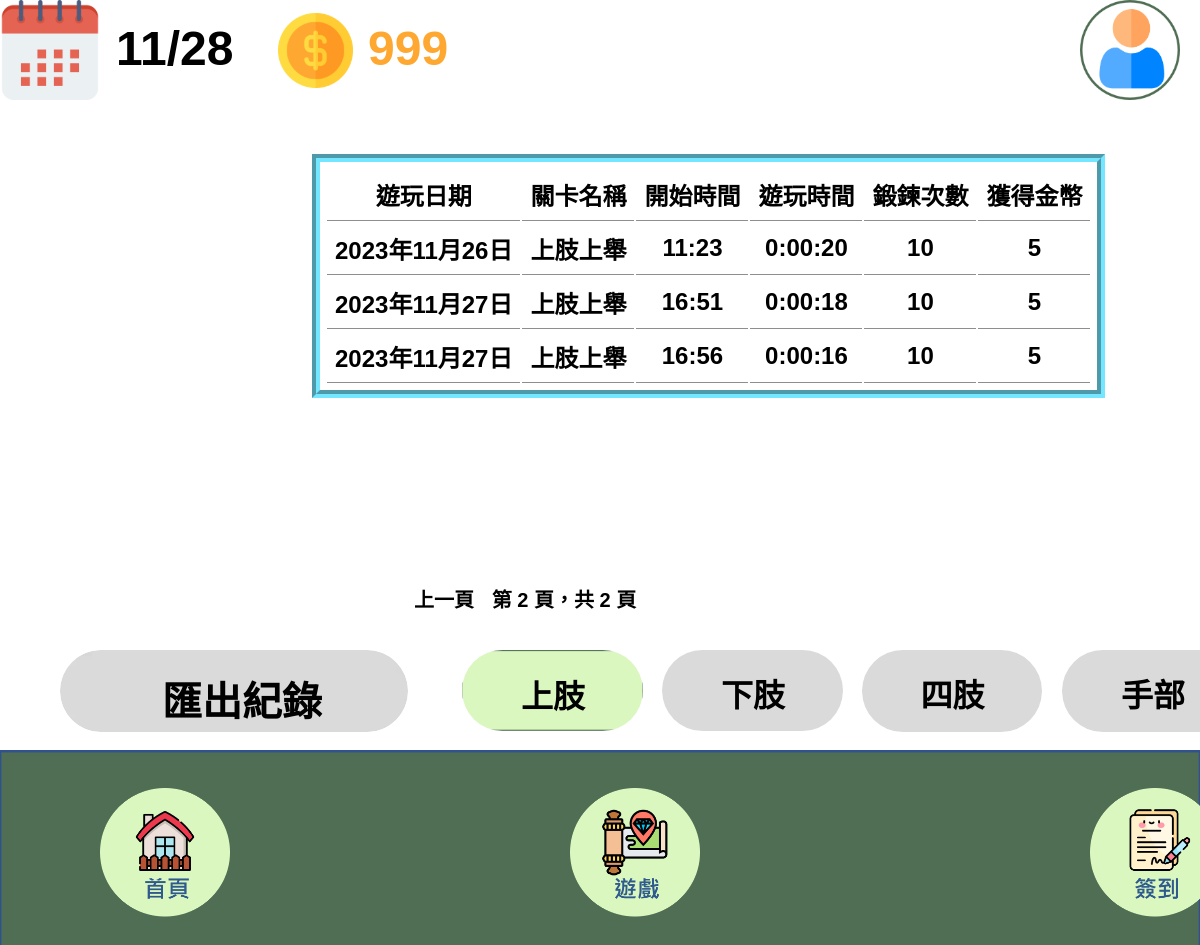
The app's page /紀錄上肢?page=2 (signed in), older data.
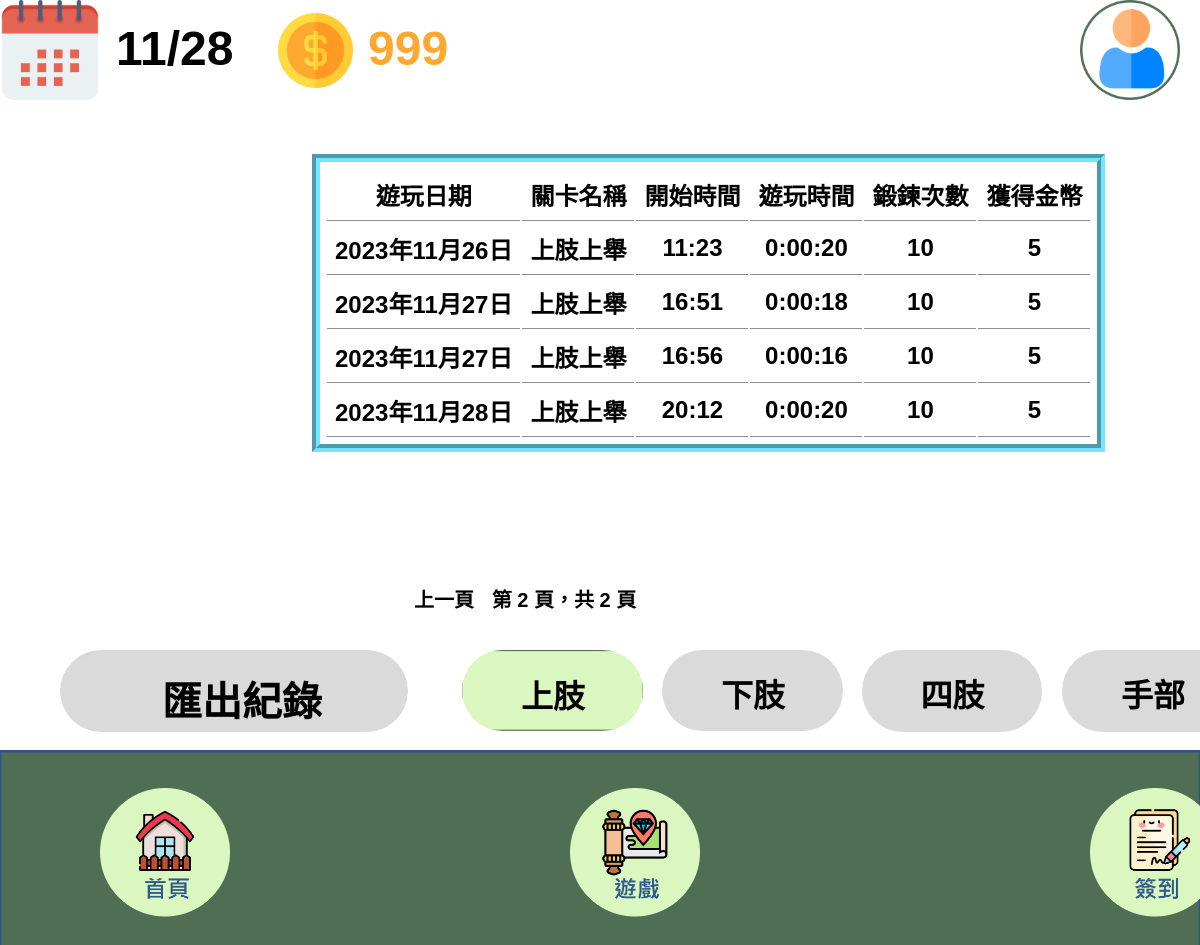
The same page, newer data.
### w2/models.py (models this page shows)
class GameRecord(models.Model):
    USER_UID = models.CharField(max_length=20)
    PlayDate = models.DateField()
    PlayPart = models.CharField(max_length=20)
    UID = models.CharField(max_length=30)
    PlayStage = models.CharField(max_length=20)
    StartTime = models.TimeField()
    EndTime = models.TimeField()
    DurationTime = models.DurationField()
    AddCoin = models.IntegerField(default=0)
    ExerciseCount = models.IntegerField(default=0)
    EstablishTime = models.DateTimeField(auto_now_add=True)

### templates/紀錄上肢.html (shortened to what the changed rows need)
{% load static %}
<!DOCTYPE html>
<html lang="zh-Hant">
  <head>
    <link rel="stylesheet" href="{% static 'css/style.css' %}" />
  </head>
  <body>
    <div>
      <link href="{% static 'css/紀錄.css' %}" rel="stylesheet" />
      <div class="component-紀錄1-container">
        <div class="component-紀錄1-frame">
          <div class="component-紀錄1-table">
            <table>
                <tr style="border-bottom: 2px solid #000;">
                  <th>遊玩日期</th>
                  <th>關卡名稱</th>
                  <th>開始時間</th>
                  <th>遊玩時間</th>
                  <th>鍛鍊次數</th>
                  <th>獲得金幣</th>
                </tr>
                {% for record in play_records %}
                  <tr>
                    <td>{{ record.PlayDate }}</td>
                    <td>{{ record.PlayStage }}</td>
                    <td>{{ record.StartTime }}</td>
                    <td>{{ record.DurationTime }}</td>
                    <td>{{ record.ExerciseCount }}</td>
                    <td>{{ record.AddCoin }}</td>
                  </tr>
                {% endfor %}
            </table>
          </div>
        </div>
      </div>
    </div>
  </body>
</html>

Row changes from the older to the newer data that the page shows:
added GameRecord: PlayDate "2023年11月28日", PlayStage "上肢上舉", StartTime "20:12", DurationTime "0:00:20", ExerciseCount "10", AddCoin "5"
